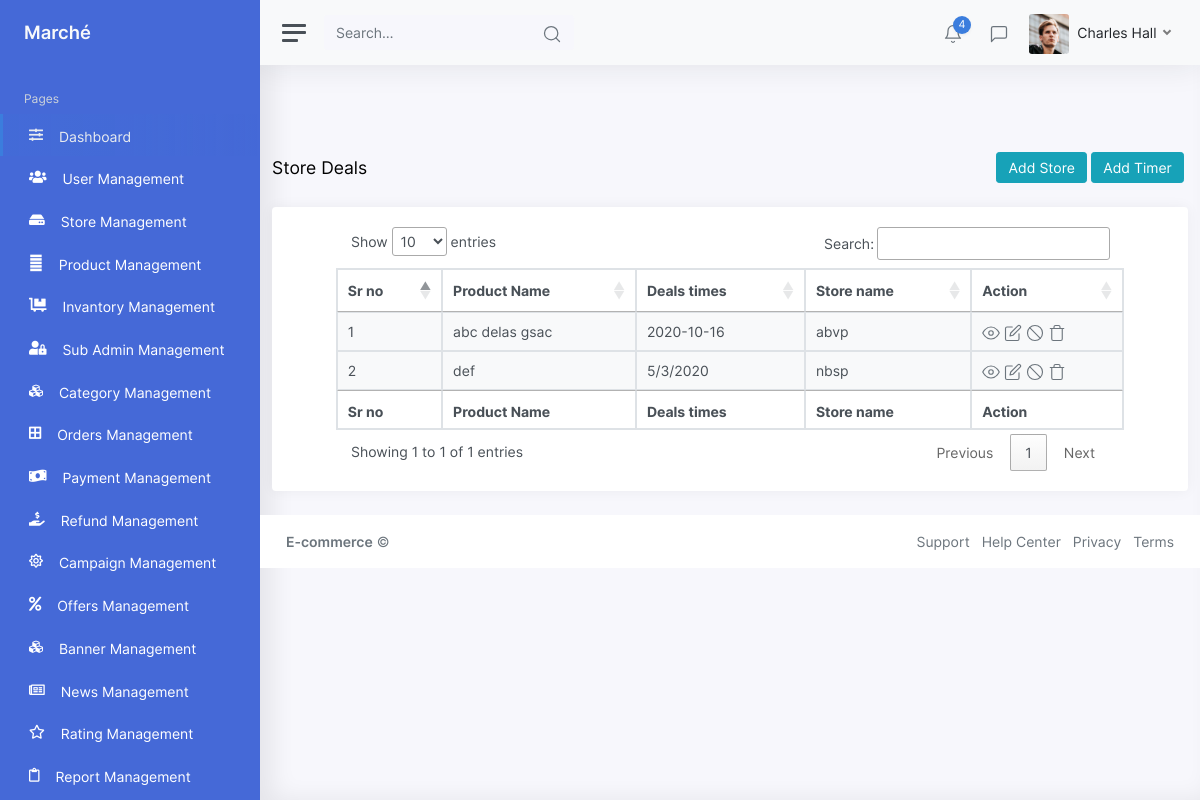
Page /Admin/storedeals on the committed database.
### tables this page shows
CREATE TABLE `storedeals` (
  `store_id` int(11) NOT NULL,
  `product_name` varchar(255) NOT NULL,
  `deal_time` varchar(255) NOT NULL,
  `store_name` varchar(255) NOT NULL,
  `created_at` varchar(255) NOT NULL
);

### application/controllers/Admin.php (called while the page is built, shortened)
<?php
class Admin extends CI_Controller
{
	public function __construct()
	{
	$this->load->model('MyModel');
	$this->load->model('Common_model');
	}
	public function storedeals()
	{
		$records = $this->Common_model->_select('storedeals','*');
		$this->load->view('ListView/StoreDeals',['records'=>$records]);
	}
}

### index.php (called while the page is built, shortened)
<?php
require_once BASEPATH.'core/CodeIgniter.php';

### application/models/Common_model.php (called while the page is built, shortened)
<?php
class Common_model extends CI_Model
{
      function _select($table, $column = '*', $condition = array(), $order_by = '', $sort = 'ASC', $start = '0', $perPage = '')
    {
        $this->db->select($column, false);
        $resSQL = $this->db->get($table);
        if ($resSQL->num_rows() > 0) {
            $result = $resSQL->result_array();
            return $result;
        } else {
            return false;
        }
    }
}
?>

### application/views/ListView/StoreDeals.php (the view, shortened to what this page needs)
<?php include_once('header.php');
include_once('sidebar.php'); ?>
<br><br><br>
<div class="container">
    <div class="breadcrumb-header justify-content-between">
        <div class="my-auto">
            <div class="d-flex">
                <h4 class="content-title mb-0 my-auto">Store Deals</h4>
            </div>
        </div>
        <div class="d-flex my-xl-auto right-content">
           <div class="d-flex my-xl-auto right-content">
                        <div class="pr-1 mb-3 mb-xl-0">
                            <a href="<?= base_url('Additems/Addstore') ?>"><button type="button" class="btn btn-info"><i class="fe fe-plus"></i>Add Store</button></a>
                        </div>
                        <div class="d-flex my-xl-auto right-content">
                        <div class="pr-1 mb-3 mb-xl-0">
                            <a href="<?= base_url('Additems/create') ?>"><button type="button" class="btn btn-info"><i class="fe fe-plus"></i>Add Timer</button></a>
                        </div>
                    </div>
                    </div>
        </div>
    </div>
    <div class="card">
        <div class="card-body">
            <table id="table_id" class="table table-condensed table-striped table-hover table-striped table-bordered">
                <thead>
                    <tr>
                        <th>Sr no</th>
                        <th>Product Name</th>
                        <th>Deals times</th>
                        <th>Store name</th>
                        <th>Action</th>
                    </tr>
                </thead>
                <?php if (!empty($records)) : ?>
                    <?php $count = $this->uri->segment(3); ?>
                    <?php foreach ($records as $key => $record) : ?>
                        <?php $count++; ?>
                        <tbody>
                            <tr>
                                <td><?php echo $count;?></td>
                                <td><?php echo @$record['product_name'] ?></td>
                                <td><?php if (($record['deal_time'])) { ?>
                                        <?php echo $record['deal_time'] ?>
                                    <?php } else { ?>
                                    <?php } ?>
                                </td>
                                <td><?php echo $record['store_name'] ?></td>
                                <td class="table-action">
                                    <a href="#myModalBlockUser" class="trigger-btn" data-toggle="modal"><i class="align-middle" data-feather="eye"></i></a>
                                    <a href="" data-toggle="modal" data-target="#myModalup<?php echo $record['store_id']; ?>" class="trigger-btn"><i class="align-middle" data-feather="edit"></i></a>
                                    <a href="#myModalBlockUser" class="trigger-btn" data-toggle="modal"><i class="align-middle" data-feather="slash"></i></a>
                                    <a href="" class="trigger-btn" data-target="#myModal<?php echo $record['store_id']; ?>" data-toggle="modal"><i class="align-middle" data-feather="trash"></i></a>
                                </td>
                            </tr>
                        </tbody>
                    <?php endforeach; ?>
                <?php else : ?>
                    <tr>NO Records Found!</tr>
                <?php endif; ?>
                <tfoot>
                    <tr>
                        <th>Sr no</th>
                        <th>Product Name</th>
                        <th>Deals times</th>
                        <th>Store name</th>
                        <th>Action</th>
                    </tr>
                </tfoot>
            </table>
        </div>
    </div>
</div>
<?php include_once('footer.php');  ?>

### rows in the picture
storedeals: product_name "abc delas gsac", deal_time "2020-10-16", store_name "abvp"
storedeals: product_name "def", deal_time "5/3/2020", store_name "nbsp"
